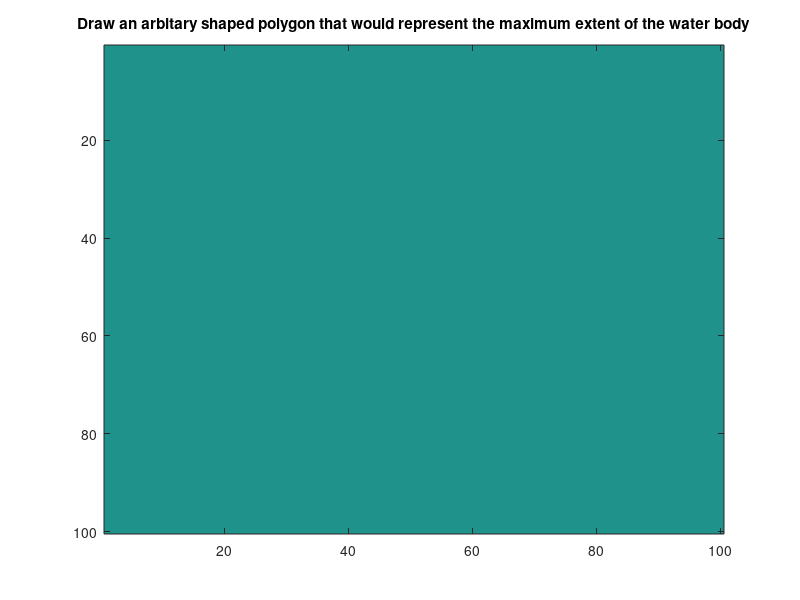

The MATLAB script that drew this image: (Note: this script raises an error after producing the figure.)
% This code create synthetic ground truth
% It takes a shape of the lake at its maximum area and a time series from
% the user using the interactive interface and then creates a synthetic
% lake with dynamics

clearvars
close all;
data_dir = './../Data/'; %location where the synthetic dynamics will be stored
fname = [data_dir '/SyntheticDynamics_v1.mat']; % name of the dynamics mat file

% Initializing parameters
R = 100; % number of rows
C = 100; % number of cols
N = R*C; % total number of locations
T = 100; % number of timesteps

% Initiating interactive tool to take maximum extent shape as input from the user
GT = ones(R,C)*2;
f1 = figure;imagesc(GT);title('Draw an arbitary shaped polygon that would represent the maximum extent of the water body')
figure(f1);
h = impoly;
curmask = createMask(h);
GT(curmask) = 1;
figure,imagesc(GT);colormap([0 0 0.7;0 0.7 0]) % blue(1) represents water, green(2) represents land

% Initiating interative tool to take temporal profile of count of water
% pixel from the user. This temporal profile would determine the dynamics
% of the lake

max_water = sum(sum(GT==1)); % amount of water(in terms of number of pixels) in the state of maximum extent of the water body
land_count = N - ones(1,T)*max_water; % initialing amount of land in different timesteps
SM = ones(N,T)*2; % map to take input profile from the user
SM(N-max_water:N,:) = 1;
f1 = figure;imagesc(SM);colormap([0 0 0.7;0 0.7 0]);title('Initialized amount of water. Draw temporal profile')
temp = input('Draw a temporal profile such that the profile is under the blue box. Blue box marks the amount of water at the state of maximum extent. Look at the video if there is any issue. Press any key to continue...');
h = impoly('Closed',false);

pos = getPosition(h); % extracting the coordinates of the input points
% Preparing land count for each timestep by interpolation points provided
% by the user
for i = 1:size(pos,1)-1
    start_ts = max(1,floor(pos(i,1)));
    stop_ts = min(T,floor(pos(i+1,1)));
    start_lc = floor(pos(i,2));
    stop_lc = floor(pos(i+1,2));
    if start_ts==stop_ts
        continue;
    end
    m = (stop_lc - start_lc)/(stop_ts-start_ts);
    c = (stop_lc*start_ts - start_lc*stop_ts)/(start_ts-stop_ts);
    for j = start_ts:stop_ts
        land_count(j) = floor(m*j+c);
    end
end

% Updating map to show the input extent box
parfor i = 1:T
    ind = land_count(i);
    temp = ones(N,1)*2;
    temp(ind:end) = 1;
    SM(:,i) = temp;
end
figure,imagesc(SM);colormap([0 0 0.7;0 0.7 0]);title('Input temporal profile')

%calculating water count in each timestep
water_count = sum(SM==1,1);
figure,plot(water_count);title('temporal profile of amount of water')
hold on
plot([1 T],[max_water max_water],'-r')
hold off


% Preparing Partial Dynamics mapping.
% The idea here is that the water body will grow and shrink from the
init_mask = GT;
contourInfo = {};
while(sum(sum(init_mask==1))>0)
    B = bwboundaries(init_mask==1,8);
    locs = [];
    for i = 1:length(B)
        locs = [ locs; B{i}];
    end
    inds = sub2ind([R C],locs(:,1),locs(:,2));
    inds = inds(randperm(length(inds)));
    contourInfo = [contourInfo inds];
    init_mask(inds)= 2;
    
end


% Preparing Lake Dynamics
init_mask = GT;
mapStack = zeros(R,C,T);
figure;
for i = 1:T
    init_mask = GT;
    
    cur_count = water_count(i);
    max_count = sum(sum(init_mask==1));
    diff_count = max_count-cur_count;
    contourID = 1;
    while diff_count>0
        inds = contourInfo{contourID};
        inds_count = length(inds);
        inds = inds(1:min(diff_count,inds_count));
        init_mask(inds)= 2;
        diff_count = sum(sum(init_mask==1))-cur_count;
        contourID = contourID +1;
    end
    mapStack(:,:,i) = init_mask;
    
    
    
end
GT = mapStack;

figure;
fcount = zeros(1,T);
for i=1:T
    imagesc(GT(:,:,i));colormap([0 0 0.7;0 0.7 0]);
    fcount(i) = sum(sum(GT(:,:,i)==1));
    pause(0.1);
end
figure,plot(fcount);
save(fname,'GT');


